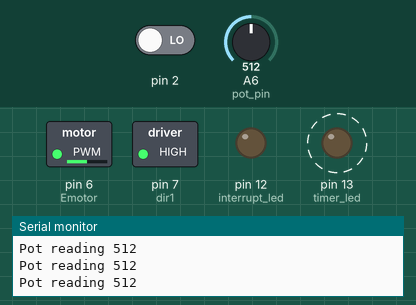
Recording of a sketch running on a simulated Arduino Nano, built with avr-gcc and run on an emulated ATmega328P. Shown: switched loads named in the sketch (green lamp = pin HIGH), output pins drawn as LEDs (lit = HIGH), the last lines printed to the serial monitor. Dashed ring = blinking. Inputs (shaded band) come from the test bench; at power-on: A6 (pot_pin) = 512, pin 2 LOW.

Above: at 1.2 s.
1.3 s: A6 (pot_pin) set to 107
At 1.9 s:
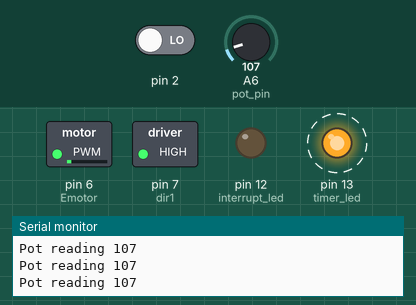
4.3 s: A6 (pot_pin) set to 93
At 4.9 s:
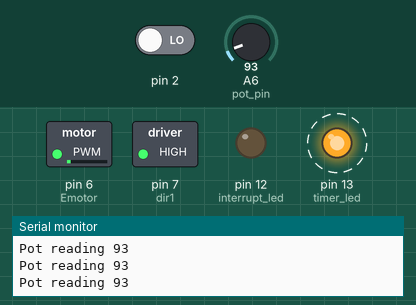
7.3 s: pin 2 driven HIGH
At 7.9 s:
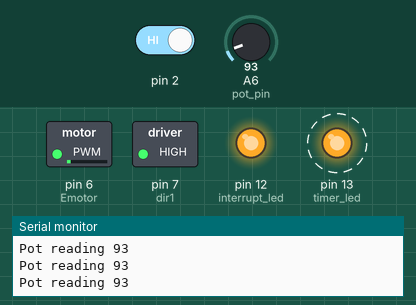
10.3 s: A6 (pot_pin) set to 11
At 10.9 s:
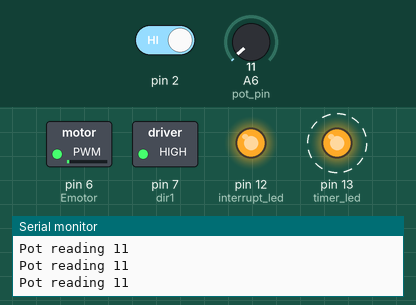
13.3 s: A6 (pot_pin) set to 8
At 13.9 s:
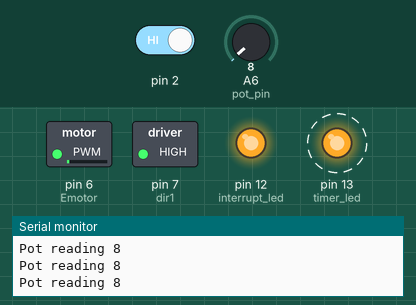
16.3 s: A6 (pot_pin) set to 306
At 16.9 s:
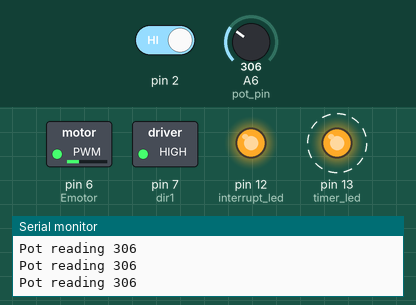
Timing chart, 0 to 20.3 s (numbered marks = the images above; inputs shaded):
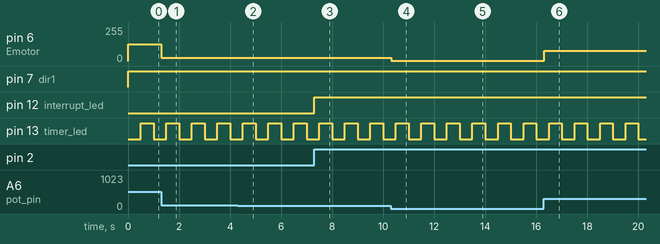

Measured:
- after the input at 1.3 s, pin 6 (Emotor): 127/255 → 26/255 at once
- after the input at 4.3 s, pin 6 (Emotor): 26/255 → 23/255 at once
- after the input at 7.3 s, pin 12 (interrupt_led): LOW → HIGH at once
- after the input at 10.3 s, pin 6 (Emotor): 23/255 → 2/255 at once
- after the input at 13.3 s, pin 6 (Emotor): 2/255 → 1/255 at once
- after the input at 16.3 s, pin 6 (Emotor): 1/255 → 76/255 at once
- by itself, pin 13 (timer_led): alternates HIGH for 0.50 s and LOW for 0.50 s

The sketch:

Multi_tasking_program.ino
```cpp
#include "TimerOne.h"
int timer_led = 13;
int interrupt_led = 12;
int button = 2;
int pot_pin = A6;
int pot_reading;
int Emotor = 6; //The enable pin in L293d
int dir1 = 7; //input 1
int dir2 = 8; //input 2
int motor_value; //The analog value to be written on the enable pin
void setup()
{

  pinMode(timer_led, OUTPUT);
  pinMode(interrupt_led, OUTPUT);
  pinMode(pot_pin, INPUT);
  pinMode(Emotor, OUTPUT);
  pinMode(dir1, OUTPUT);
  pinMode(dir1, OUTPUT);
  Timer1.initialize(500000);         // initialize timer1, and set a 1/2 second period
  Timer1.attachInterrupt(Blink);  // attaches Blink() as a timer overflow interrupt

  attachInterrupt(0, toggle, RISING); //attach toggle() as an external interrupt function

  Serial.begin(9600); //initialize communication of serial monitor
}

void loop()
{
  // your program here...
  pot_reading = analogRead(pot_pin);
  Serial.print("Pot reading "); // printing the pot reading
  Serial.println(pot_reading);

  motor_value = map(pot_reading, 0, 1023, 0, 255); //rescalling of the pot reading
                                                   //to writting it on the enable pin
  forward(motor_value); //passing the scaled value to the forward function
  delay(10);
}

void toggle() //The external interrupt function
{
  digitalWrite(interrupt_led, !digitalRead(interrupt_led));

}
void Blink(){ //Timer overflow function
    digitalWrite(timer_led, !digitalRead(timer_led));
  }

void forward(int value){ //Spead control function
    analogWrite(Emotor, value);
    digitalWrite(dir1, HIGH);
    digitalWrite(dir2, LOW);
  }
```
